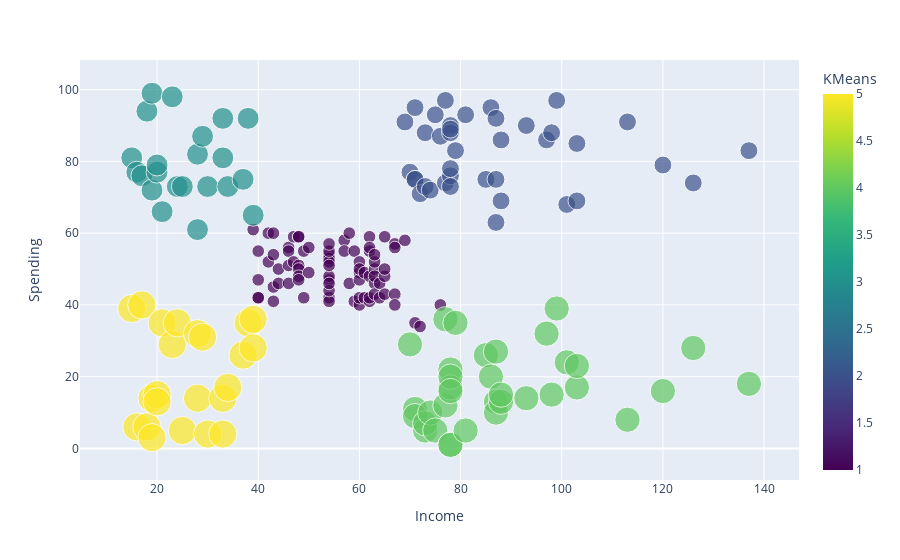

Notebook code for this chart:
### Code cell
plt.figure(figsize = (7, 7))
px.scatter(df, 'Income', 'Spending', 'KMeans',
color_continuous_scale = 'viridis', size = 'KMeans')

### Figure 1 — Plotly figure (JSON) as saved in the notebook; plotly's stock layout.template omitted (floating-point values rounded to 4 significant figures; data arrays with more than 128 entries replaced by an {"elided": "..."} marker saying what was removed)
{"data": [{"hovertemplate": "Income=%{x}<br>Spending=%{y}<br>KMeans=%{marker.color}<extra></extra>", "legendgroup": "", "marker": {"color": {"elided": "200 int values"}, "coloraxis": "coloraxis", "size": {"elided": "200 int values"}, "sizemode": "area", "sizeref": 0.0125, "symbol": "circle"}, "mode": "markers", "name": "", "orientation": "v", "showlegend": false, "type": "scatter", "x": {"elided": "200 int values"}, "xaxis": "x", "y": {"elided": "200 int values"}, "yaxis": "y"}], "layout": {"coloraxis": {"colorbar": {"title": {"text": "KMeans"}}, "colorscale": [[0, "#440154"], [0.1111, "#482878"], [0.2222, "#3e4989"], [0.3333, "#31688e"], [0.4444, "#26828e"], [0.5556, "#1f9e89"], [0.6667, "#35b779"], [0.7778, "#6ece58"], [0.8889, "#b5de2b"], [1, "#fde725"]]}, "legend": {"itemsizing": "constant", "tracegroupgap": 0}, "margin": {"t": 60}, "xaxis": {"anchor": "y", "domain": [0, 1], "title": {"text": "Income"}}, "yaxis": {"anchor": "x", "domain": [0, 1], "title": {"text": "Spending"}}}}
